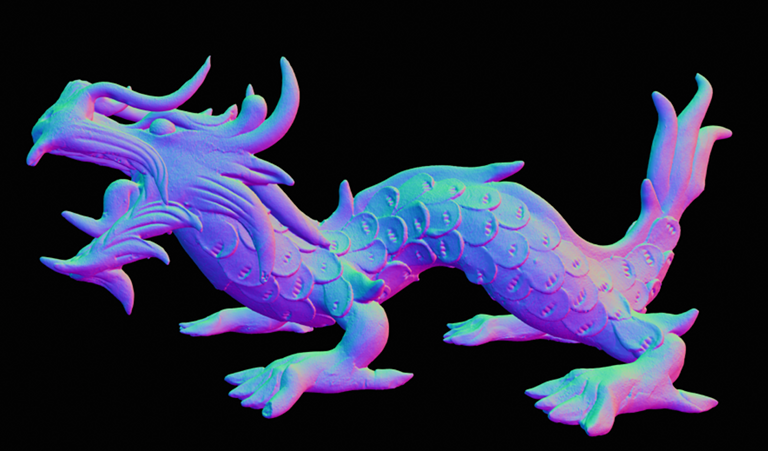
#> input picture tp4/normal.png, 768 x 451 px
$ python MVA_NPM_TP_4.py
#> lines starting #> are read from the running program, lines starting #| are printed output that depends on the picture; after the words box and inside, x2 and y2 are one past the last pixel; in counts of white or black regions, pixels touching at a corner belong together
import numpy as np
import matplotlib.pyplot as plt

import argparse
from  tqdm import tqdm
import subprocess
import os
import random

class Material():
    def __init__(self):
        pass

    def f(self, wi, wo, n):
        pass

    # [6 lines left out: function __add__, not called in this run]

class Lambert(Material):
    # [4 lines left out: function __init__, not called in this run]

    def f(self, wo, wi, n):
        return self.albedo * self.diffuse / np.pi


class BlinnPhong(Material):
    # [10 lines left out: functions __init__, f, not called in this run]

class Cook(Material):
    def __init__(self, alpha, specular, metal):
        self.alpha = alpha
        self.roughness = np.sqrt(self.alpha)
        self.k = (self.roughness + 1)**2/8
        self.F0 = metal
        self.spec = np.array(specular)


    def f(self, wo, wi, n):
        mid = wo + wi
        wh = mid / np.linalg.norm(mid)

        nwh = np.sum(n*wh, axis=-1, keepdims=True)
        nwi = np.sum(n*wi, axis=-1, keepdims=True)
        nwo = np.sum(n*wo, axis=-1, keepdims=True)

        D = self.alpha**2 / (np.pi *(nwh**2*(self.alpha**2-1)+1)**2)

        k = (self.roughness + 1)**2 / 8

        Gi = nwi/(nwi*(1-k)+k)
        Go = nwo/(nwo*(1-k)+k)

        G = Gi * Go

        c1 = -5.55473
        c2 = -6.98316
        oh = np.sum(wh * wo, axis=-1, keepdims=True)
        F = self.spec * (self.F0 + (1 - self.F0)*2**((c1*oh + c2)*oh))

        F[(nwi <= 0).squeeze()] = 0

        return D*F*G/(4 * nwi * nwo + 1e-10)


class LightSource():
    def __init__(self, position, color, intensity):
        self.position = np.array(position)
        self.color = np.array(color)
        self.intensity = intensity

    def set_position(self, position):
        self.position = np.array(position)

def shade( normal, material, lights):
    nlig, ncol, _ = normalimage.shape
    render = np.zeros((nlig, ncol, 3))

    i,j = np.meshgrid(range(nlig), range(ncol),indexing='ij')
    i = -(2*i - nlig)/nlig
    j = (2*j - ncol)/nlig

    wo = np.stack((-i, -j, 1.5 * np.ones_like(i)), axis=-1)
    wo = wo / np.linalg.norm(wo, axis=-1, keepdims=True)

    for light in lights:
        wi = light.position - np.stack((j, i, np.zeros_like(i)), axis=-1)
        wi = wi / np.linalg.norm(wi, axis=-1, keepdims=True)

        f = material.f(wo, wi, normal)

        Li = light.intensity * light.color
        nwi = np.sum(normal*wi,axis=-1,keepdims=True)
        res = f * Li * nwi
        render += np.clip(f*Li*nwi, 0, None)
    return render

def clip_render(render, perc=5):
    low = np.percentile(render, perc)
    high = np.percentile(render, 100-perc)

    render = np.clip(render, low, high)
    render -= low
    render /= (high - low)
    return render

if __name__ == "__main__":
    parser = argparse.ArgumentParser()
    parser.add_argument("-n", "--normal", help="normal map file", type=str, default="normal.png")
    parser.add_argument("-o", "--output", help="output file", type=str, default="render.png")

    parser.add_argument("-m", "--mode", help="""Select what the script does:\n
      simple : take a normal map and renders before saving the result\n
      video : take a normal map and save a video output with multiple lighting conditions\n
      interactif : take a normal map and allow the interactive placement of light sources""",
      type=str, default="simple", choices=["simple", "video", "interactif"])

    parser.add_argument("-l", "--lambert", help="Use the Lambert model", action="store_true")
    parser.add_argument("-b", "--blinn", help="Use the Blinn-Phong model", action="store_true")
    parser.add_argument("-c", "--cook", help="Use the Cook-Torrance model", action="store_true", default=True)

    parser.add_argument("--n-lights", help="Number of lights for the simple mode", type=int, default=1)
    parser.add_argument("--n-frames", help="The number of frames to compute in video mode", type=int, default=100)
    parser.add_argument("--fps", help="The number of fps to output in video mode", type=int, default=20)

    args = parser.parse_args()

    imagefile = args.normal
    renderfile = args.output


    # Define materials
    if args.cook:
        LMin,  LMax = 45, 55
        material = Cook(5, [0.8,0.42,0.42], 0.02)
    elif args.blinn:
        LMin,  LMax = 0.5, 0.75
        material = BlinnPhong([0.80,0.42,0.42],5) + Lambert([0.42,0.42,0.42],2)
    elif args.lambert:
        LMin,  LMax = 0.5, 0.75
        material = Lambert([0.42,0.42,0.42],2)
    else:
        print("No material selected")

    # Display normal image
    if False:
        plt.imshow(normalimage)
        plt.show()

    light_intensity = lambda : LMin + (LMax - LMin) * np.random.random(1)
    light_color = lambda : 0.5 + 0.5 *np.random.random(3)
    light_pos = lambda : [-1 + 2* random.random(),-1 + 2* random.random(),0.5]

    if args.mode == "simple":
        # Read normal image
        normalimage = plt.imread(imagefile)[:,:,:3]
        plt.imshow(normalimage)
        plt.show()

        mask = normalimage.max(axis=2) <= 4/255
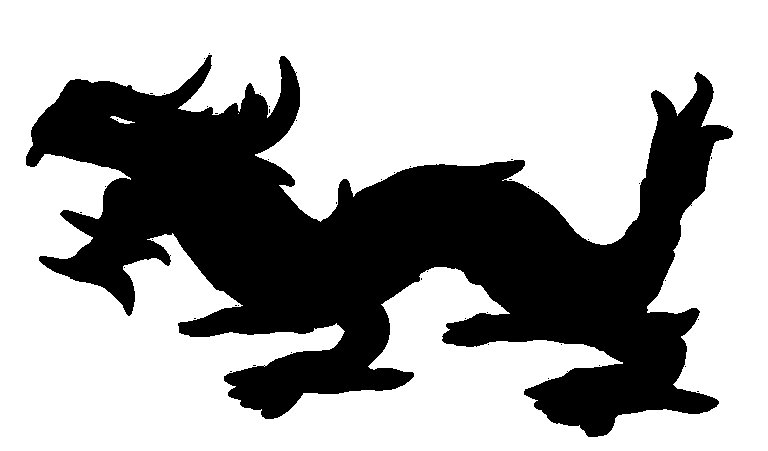
#> mask: shape (451, 768) bool; 65.5% white; 46 black regions (45 under 20 px), largest, box (x1, y1, x2, y2) and area: (26, 55, 733, 437) 119399
        normalimage = 2 * normalimage - 1
        normalimage = normalimage / np.linalg.norm(normalimage, axis=-1, keepdims=True)
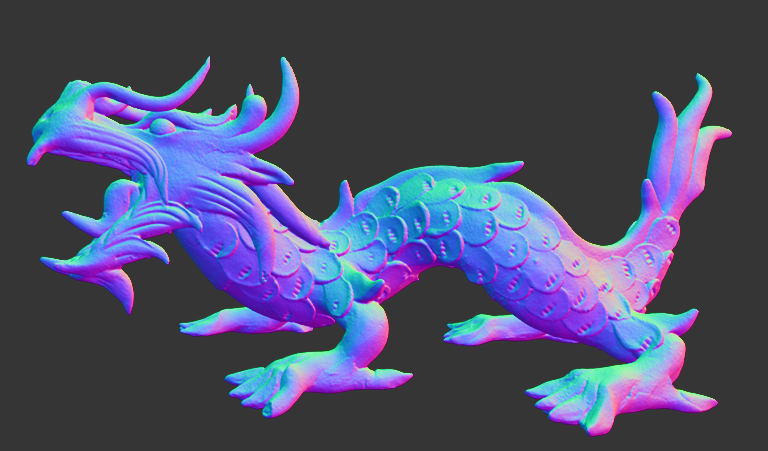
#> normalimage: shape (451, 768, 3) float32; mean R, G, B -0.4, -0.39, -0.148; drawn with min black and max white
        normalimage[mask] = 0

        lights = [LightSource(light_pos(), light_color(), light_intensity()/args.n_lights) for _ in range(args.n_lights)]

        render = shade(normalimage, material, lights)
#> the loop in shade, `for light in lights:` made 1 pass
#> pass 1, in f, `mid = wo + wi`:
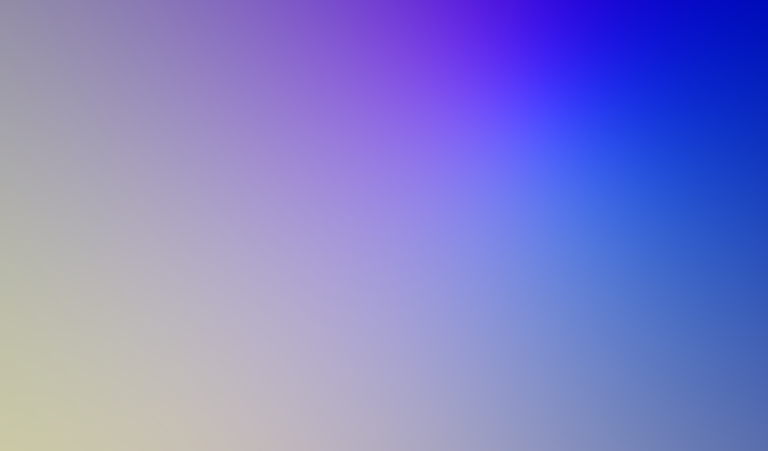
#> mid: shape (451, 768, 3) float64; mean of channels 0, 1, 2 0.355, 0.341, 1.24; drawn with min black and max white
#> pass 1, in f, `nwi = np.sum(n*wi, axis=-1, keepdims=True)`:
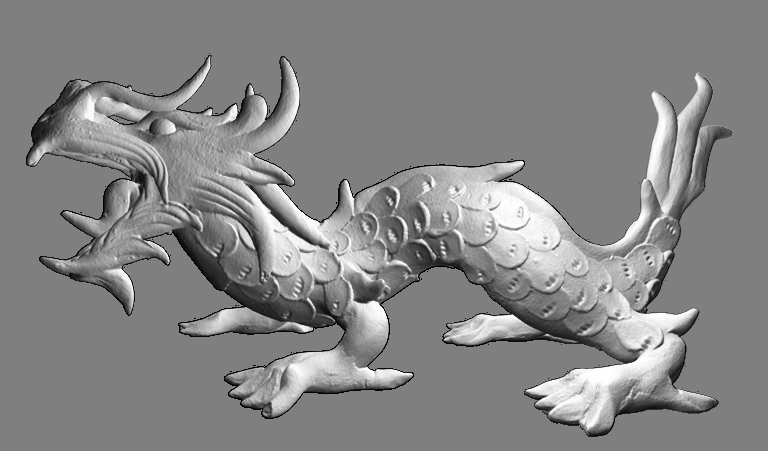
#> nwi: shape (451, 768, 1) float64; min -1, max 1, mean 0.0521; drawn with min black and max white
#> after the loop in shade, `for light in lights:`:
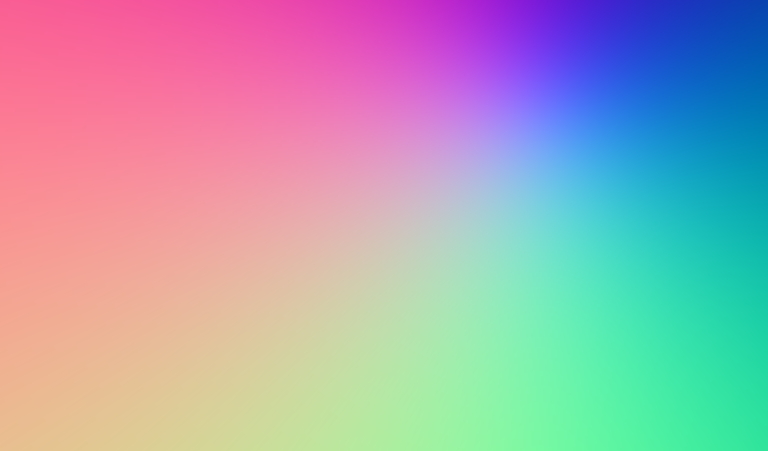
#> wi: shape (451, 768, 3) float64; mean R, G, B 0.356, 0.34, 0.428; drawn with min black and max white
#> after the loop in shade, `for light in lights:`:
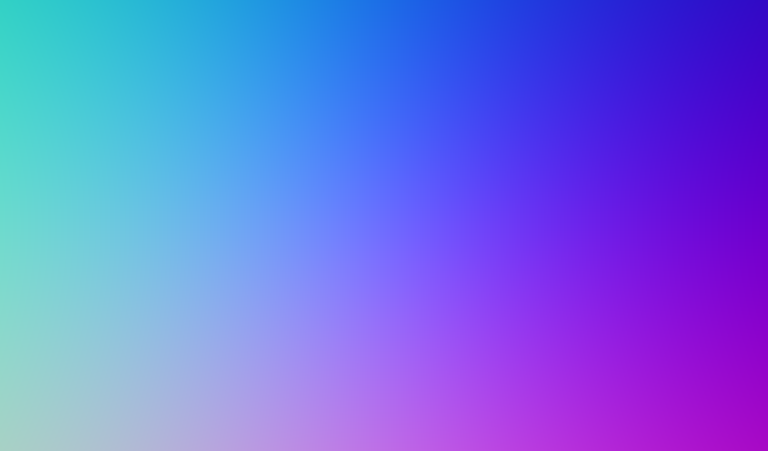
#> wo: shape (451, 768, 3) float64; mean R, G, B -0.0011, 0.000948, 0.815; drawn with min black and max white
        render = clip_render(render)
#> in clip_render, `low = np.percentile(render, perc)`: low = 0
#> in clip_render, `high = np.percentile(render, 100-perc)`: high = 23.83
#> in clip_render, `render = np.clip(render, low, high)`:
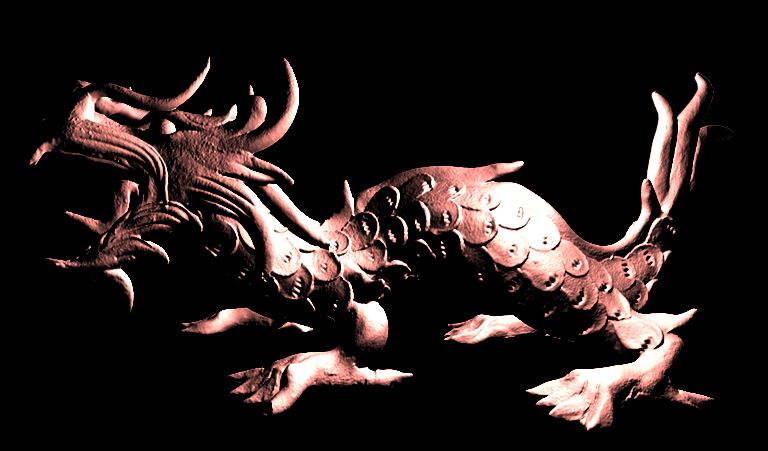
#> render: shape (451, 768, 3) float64; mean R, G, B 3.6, 2.7, 2.6; drawn with min black and max white

        plt.imshow(render)
        plt.imsave(renderfile, render)
        plt.show()

    elif args.mode == "interactif":
        # Read normal image
        normalimage = plt.imread(imagefile)[:,:,:3]
        mask = normalimage.max(axis=2) <= 4/255
        normalimage = 2 * normalimage - 1
        normalimage = normalimage / np.linalg.norm(normalimage, axis=-1, keepdims=True)
        normalimage[mask] = 0

        lights = [LightSource([0.,0.,0.5], light_color(), light_intensity())]

        fig, ax = plt.subplots()
        render = shade(normalimage, material, lights)
        render = clip_render(render)

        im = plt.imshow(render)
        nlig,ncol,_ = render.shape

        # [25 lines left out: functions onmotion, onclick, not called in this run]

        # [7 lines of commented-out code are left out]

        cid = fig.canvas.mpl_connect('motion_notify_event', onmotion)
        cid = fig.canvas.mpl_connect('button_press_event', onclick)
        # cid = fig.canvas.mpl_connect('scroll_event', onscroll)

        plt.show()

    elif args.mode == "video":
        # Read normal image
        normalimage = plt.imread(imagefile)[:,:,:3]
        mask = normalimage.max(axis=2) <= 4/255
        normalimage = 2 * normalimage - 1
        normalimage = normalimage / np.linalg.norm(normalimage, axis=-1, keepdims=True)
        normalimage[mask] = 0

        files = []
        light = LightSource([-1.,-1.,1.0], light_color(), light_intensity())

        plt.figure(figsize=(15,10))
        for i, x in enumerate(tqdm(np.linspace(-1,1,args.n_frames))):
            y = np.sin(np.pi*x)
            light.set_position([x,y,1.0])
            render =  shade(normalimage, material, [light])
            render = clip_render(render)
            fname = "tmp-{}.png".format(i)
            plt.imsave(fname, render)
            files.append(fname)

        subprocess.call("mencoder 'mf://tmp-*.png' -mf type=png:fps={} -ovc lavc "
                    "-lavcopts vcodec=mpeg4:mbd=2:trell:v4mv:turbo -oac copy -o animation.mpg".format(args.fps), shell=True)

        for fname in files:
            os.remove(fname)

    else:
        print("Unknown mode.")
